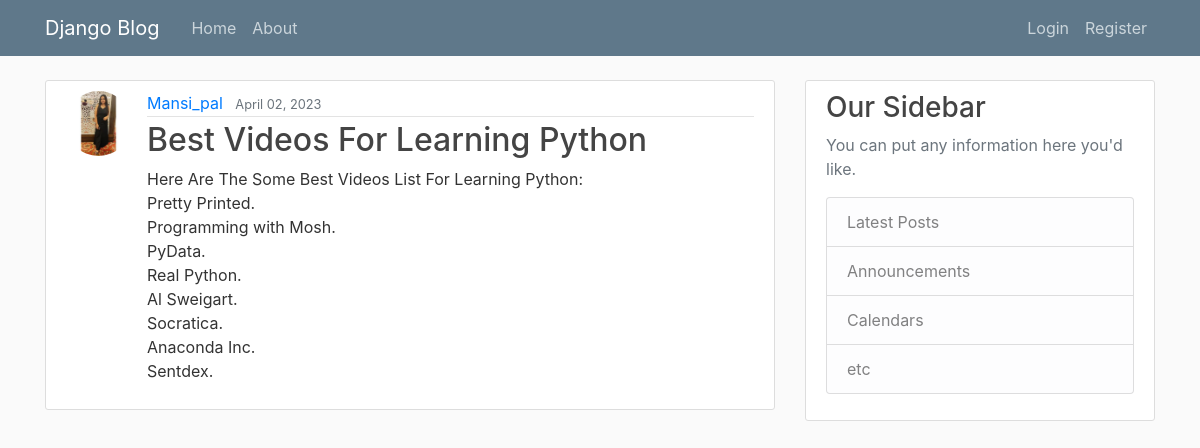
/post/27/, run on the app's committed database.
### blog/models.py (models this page shows, shortened)
class Post(models.Model):
    title = models.CharField(max_length=100)
    content = models.TextField()
    date_posted = models.DateTimeField(default=timezone.now)
    author = models.ForeignKey(User, on_delete=models.CASCADE)

### users/models.py (models this page shows, shortened)
class Profile(models.Model):
    user = models.OneToOneField(User, on_delete=models.CASCADE)
    image = models.ImageField(default='default.jpg', upload_to='profile_pics')

### blog/views.py (the view)
# urls.py: path('post/<int:pk>/', PostDetailView.as_view(), name='post-detail'),
class PostDetailView(DetailView):
    model = Post

### blog/templates/blog/post_detail.html (shortened to what this page needs)
{% extends "blog/base.html" %}
{% block content %}
    <article class="media content-section">
        <img class="rounded-circle article-img" src="{{ object.author.profile.image.url }}">
        <div class="media-body">
            <div class="article-metadata">
                <a class="mr-2" href="{% url 'user-posts' object.author.username %}">{{ object.author }}</a>
                <small class="text-muted">{{ object.date_posted|date:"F d, Y" }}</small>
            </div>
            <h2 class="article-title">{{ object.title }}</h2>
            <p class="article-content">{{ object.content }}</p>
        </div>
    </article>
{% endblock content %}

### blog/static/blog/main.css (style rules this page uses)
body { background: #fafafa; color: #333333; margin-top: 5rem; }
h1, h2, h3, h4, h5, h6 { color: #444444; }
.content-section { background: #ffffff; padding: 10px 20px; border: 1px solid #dddddd; border-radius: 3px; margin-bottom: 20px; }
.article-title { color: #444444; }
.article-content { white-space: pre-line; }
.article-img { height: 65px; width: 65px; margin-right: 16px; }
.article-metadata { padding-bottom: 1px; margin-bottom: 4px; border-bottom: 1px solid #e3e3e3 }

### data on the page
Post: author.profile.image (picture), author "Mansi_pal", date_posted "April 02, 2023", title "Best Videos For Learning Python", content "Here Are The Some Best Videos List For Learning Python: Pretty Printed. Programming with Mosh. PyData. Real Python. Al Sweigart. Socratica. Anaconda Inc. Sentdex."
